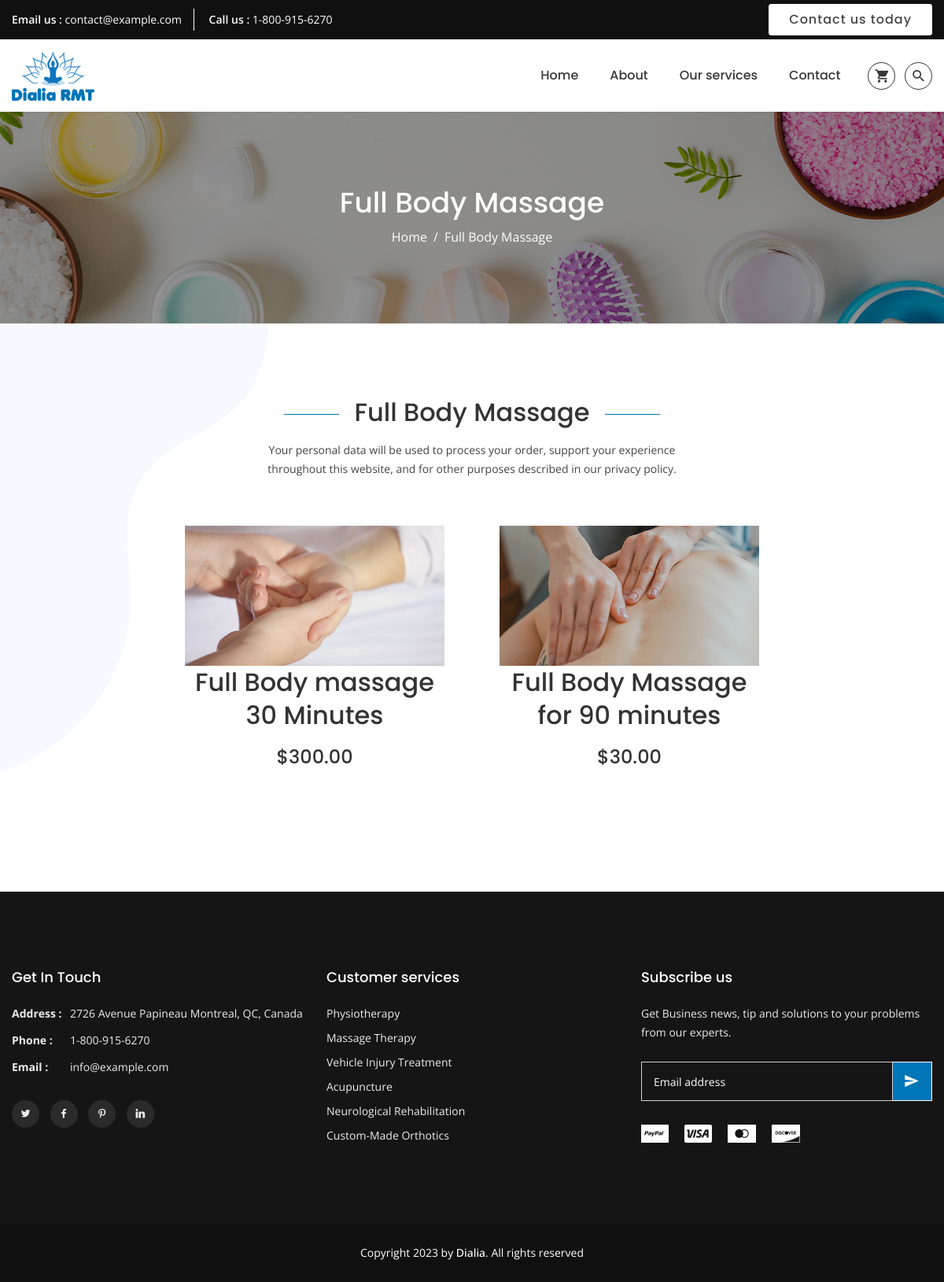
/detail/full-body-massage/, run on the app's committed database.
### product/models.py (models this page shows, shortened)
class SubCategory (models.Model):
    category=models.ForeignKey(Category, related_name='subcategory', on_delete= models.CASCADE)
    title=models.CharField(max_length=255,null=True)
    slug=models.SlugField(max_length=255,null=True)
    description=models.TextField(blank=True, null=True)
    ordering=models.IntegerField(default=0)
    class Meta:
        ordering=['ordering']

class Product (models.Model):
    subcategory=models.ForeignKey(SubCategory, related_name='products', on_delete= models.CASCADE)
    title=models.CharField(max_length=255)
    slug=models.SlugField(max_length=255)
    description=RichTextUploadingField(blank=True,null=True)
    price=models.DecimalField(max_digits=6, decimal_places=2)
    date_added= models.DateTimeField(auto_now_add=True)
    image=models.ImageField(upload_to='upload/', blank=True,null=True)
    thumbnail=models.ImageField(upload_to='upload/', blank=True,null=True)
    class Meta:
        ordering=['-date_added']

### product/views.py (the view)
# urls.py: path('detail/<slug:subcategory_slug>/', views.subcategory,name="subcat"),
def subcategory (request, subcategory_slug):
    subcategory = get_object_or_404(SubCategory, slug=subcategory_slug)
    context={'subcategory':subcategory}
    return render(request,'subcategory.html',context)

### cart/cart.py (called while the page is built)
    def __len__(self):
        return sum(item['quantity'] for item in self.cart.values())

### cart/context_processors.py (called while the page is built)
def cart(request):
    return {'cart': Cart(request)}

### product/context_processors.py (called while the page is built)
def main_categories(request):
    categories=Category.objects.all()
    return{'main_categories':categories}

def submain_categories(request):
    subcategories=SubCategory.objects.all()
    return{'submain_categories':subcategories}

### product/templates/subcategory.html
{% extends 'base.html' %}
{% load static %}
{% block content %}
<div class="tm-breadcrumb-area tm-padding-section" data-bgimage="{% static 'assets/images/bg/breadcrumb-bg.jpg' %}"
data-black-overlay="4">
<div class="container">
    <div class="tm-breadcrumb text-center">
        <h2>{{subcategory.title}}</h2>
        <ul>
            <li><a href="{% url 'home' %}">Home</a></li>
            <li>{{subcategory.title}}</li>
        </ul>
    </div>
</div>
</div>
<main class="main-content">
    <div class="tm-section services-area tm-padding-section bg-white">
        <span class="bg-shape-left"><img src="{% static 'assets/images/icons/bg-shape-1.png' %}" alt="background shape"></span>
        <div class="container">
            <div class="row justify-content-center">
                <div class="col-xl-6 col-lg-8 col-md-10 col-12">
                    <div class="tm-section-title text-center">
                        <h2>{{subcategory.title}}</h2>
                        <p>{{subcategory.description | safe}}</p>
                    </div>
                </div>
            </div>
            <div class="row justify-content-center mt-30-reverse">
                {% for product in subcategory.products.all %}
                {% include 'list_item.html' %}
                {% endfor %}
            </div>
        </div>
    </div>
    </main>
{% endblock %}

### product/templates/list_item.html (shortened to what this page needs)
<div class="col-lg-4 col-md-6 col-12 mt-30">
    <div class="tm-service text-center wow fadeInUp">
        <div class="tm-service-inner">
           <a href="{% url 'product' product.subcategory.slug product.slug %}"><img src="{{product.image.url}}" alt=""></a>
            <h2><a href="">{{product.title}}</a></h2>
            <h3>${{product.price}}</h3>
        </div>
    </div>
</div>

### data on the page
SubCategory: title "Full Body Massage", description "Your personal data will be used to process your order, support your experience throughout this website, and for other purposes described in our privacy policy."
Product: image (picture), title "Full Body massage 30 Minutes", price "300.00"
Product: image (picture), title "Full Body Massage for 90 minutes", price "30.00"
